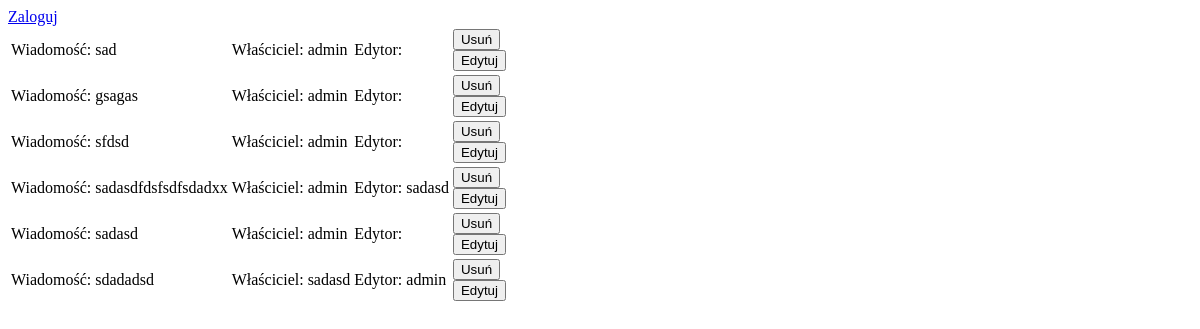
The app's page /messages/, older data.
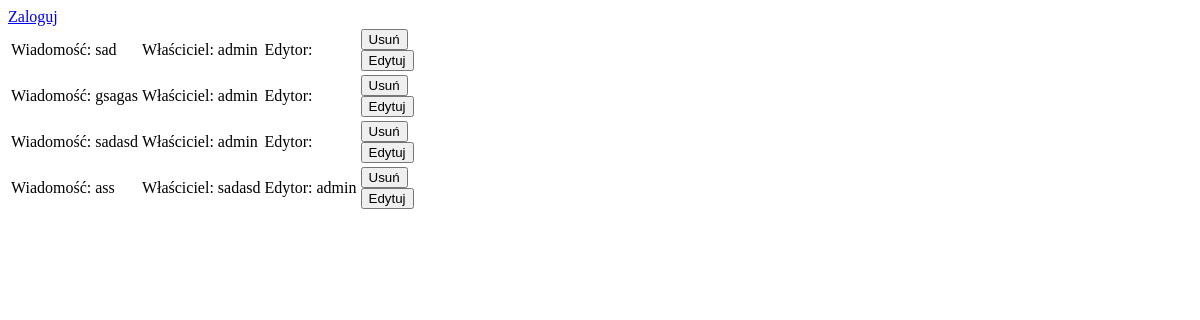
The same page, newer data.
### ps2/models.py (models this page shows, shortened)
class Message(models.Model):
    content = models.CharField(max_length=255)
    owner = models.ForeignKey(User)
    editor = models.ForeignKey(User, related_name='editor_user', blank=True, null=True)

### ps2/views.py (the view)
# urls.py: url(r'^messages/', views.messages),
def messages(request):
    messages_all = models.Message.objects.all()
    action_type = request.GET.get('action')
    action_param = request.GET.get('par')
    if action_type == 'Dodaj' and request.user.is_authenticated():
        new_message = models.Message()
        if action_param:
            new_message.content = action_param
            new_message.owner = request.user
            new_message.save()
    if action_type == "Usuń":
        message_to_delete = models.Message.objects.get(id=action_param)
        if message_to_delete and message_to_delete.owner == request.user:
            message_to_delete.delete()
    if action_type == "Wyloguj":
        return redirect('/logout/')
    if action_type == "Edytuj":
        return edit_message(request)
    return TemplateResponse(request, 'messages.html', {'show_login_button': True, 'messages': messages_all})

### templates/messages.html (shortened to what this page needs)
{% extends 'base.html' %}
{% block content %}
    <div id="messages">
        <table>
            {% for message in messages %}
                <tr>
                    <td>
                        Wiadomość: {{ message.content }}
                    </td>
                    <td>
                        Właściciel: {{ message.owner.username }}
                    </td>
                    <td>
                        Edytor: {{ message.editor.username }}
                    </td>
                    <td>
                        <form method="get" action="/messages/">
                            <input type="submit" value="Usuń" name="action">
                        </form>
                        <form method="get" action="/messages/">
                            <input type="submit" value="Edytuj" name="action">
                        </form>
                    </td>
                </tr>
            {% endfor %}
        </table>
    </div>
{% endblock %}

### templates/base.html (shortened to what this page needs)
<!DOCTYPE html>
<html lang="en">
<head>
</head>
<body>
    <div id="top-bar">
        {% if user.is_authenticated %}
            <a href="/logout/"> Wyloguj </a>
        {% elif show_login_button %}
            <a href="/login/"> Zaloguj </a>
        {% endif %}
    </div>
    <div id="content">
        {% block content %}
        {% endblock %}
    </div>
</body>
</html>

Row changes from the older to the newer data that the page shows:
removed Message: content "sfdsd", owner.username "admin"
removed Message: content "sadasdfdsfsdfsdadxx", owner.username "admin", editor.username "sadasd"
changed Message: content "sdadadsd" → "ass"
